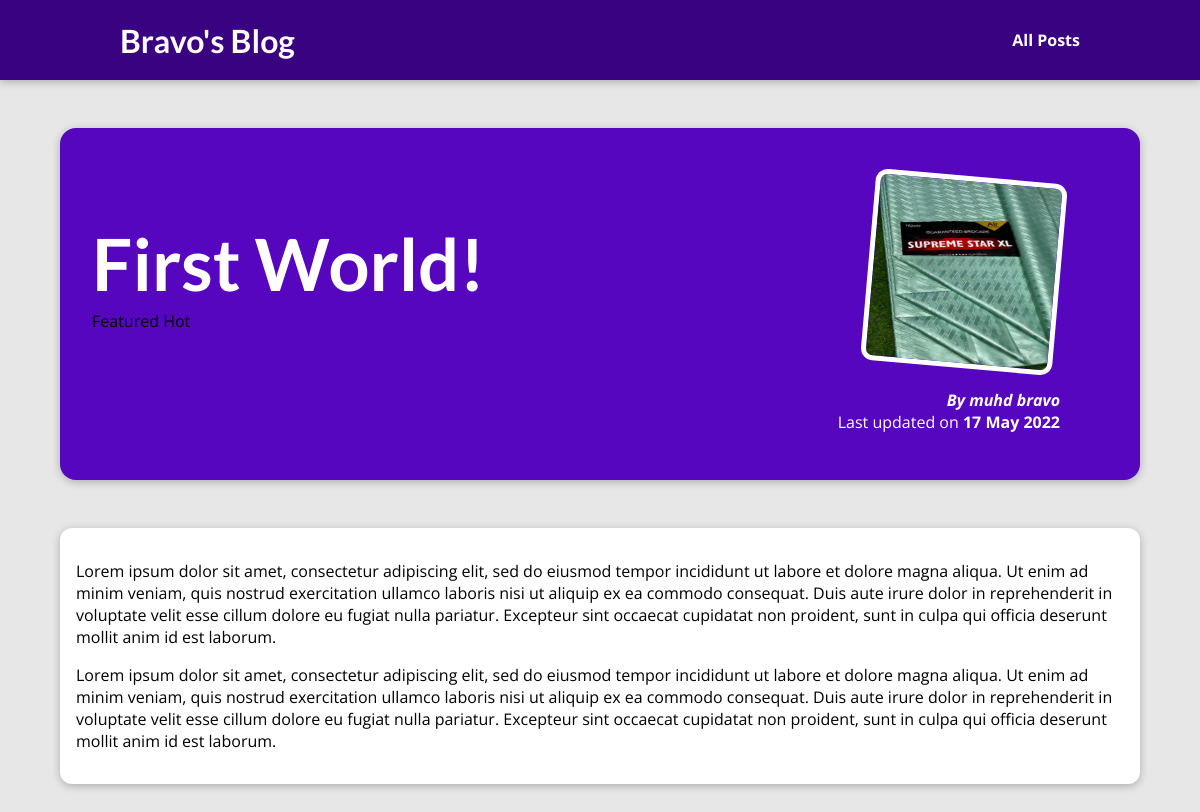
Page /posts/first-world on the committed database.
### blog/models.py (models this page shows, shortened)
class Post(models.Model):
    title = models.CharField(max_length=150)
    excerpt = models.CharField(max_length=200)
    image_name = models.CharField(max_length=100)
    date = models.DateField(auto_now=True)
    slug = models.SlugField(unique=True, db_index=True)
    content = models.TextField(validators=[MinLengthValidator(10)])
    author = models.ForeignKey(
        Author, on_delete=models.SET_NULL, null= True, related_name='posts')
    tags = models.ManyToManyField(Tag)

class Tag(models.Model):
    caption = models.CharField(max_length=20)

class Author(models.Model):
    first_name = models.CharField(max_length=100)
    last_name = models.CharField(max_length=100)
    email_address = models.EmailField()
    def fullname(self):
        return f"{self.first_name} {self.last_name}"
    def __str__(self):
        return self.fullname()

### blog/views.py (the view)
# urls.py: path('posts/<slug:slug>', views.view_post, name="view-post")
def view_post(request, slug):
    identified_post = get_object_or_404(Post, slug=slug)
    return render(request, 'blog/post-detail.html', {
        "post": identified_post,
        'post_tags': identified_post.tags.all()
    })

### blog/templates/blog/post-detail.html (shortened to what this page needs)
{% extends 'base.html' %}
{% load static %}
{% block css_files %}
    <link rel="stylesheet" href="{% static 'blog/post-detail.css' %}">
{% endblock %}
{% block page_content %}
    <section id ='summary'>
        <h2>{{ post.title }}</h2>
        <div>
            {%for tag in post_tags %}
            <span>{{tag.caption}}</span>
            {% endfor%}
        </div>
        <article>
            <img src="{% static 'blog/images/'|add:post.image_name %}" alt="Post Title">
            <address>By <a href="mailto:{{ post.author.email_address}}">{{ post.author }}</a></address>
            <div>
                Last updated on <time>{{ post.date|date:"d M Y" }}</time>
            </div>
        </article>
    </section>
    <main>
        {{post.content|linebreaks}}
    </main>
{% endblock page_content %}

### templates/base.html (shortened to what this page needs)
{% load static %}
<!DOCTYPE html>
<html lang="en">
<head>
    <link rel="stylesheet" href="{% static 'styles.css' %}">
    {% block css_files %}{% endblock css_files %}
</head>
<body>
    <header id='main-navigation'>
        <h1><a href="{% url 'index' %}">Bravo's Blog</a></h1>
        <nav><a href="{% url 'posts' %}">All Posts</a></nav>
    </header>
    {% block page_content %}
    {% endblock page_content %}
</body>
</html>

### static/styles.css (style rules this page uses)
* { box-sizing: border-box; }
html { font-family: 'Open Sans', 'Lato', sans-serif; }
body { margin: 0; }
h1, h2, h3 { font-family: 'Lato', sans-serif; font-weight: bold; }
#main-navigation { width: 100%; height: 5rem; display: flex; justify-content: space-between; align-items: center; padding: 0 10%; position: absolute; top: 0; left: 0; }
#main-navigation a { text-decoration: none; color: white; font-weight: bold; }

### blog/static/blog/post-detail.css (style rules this page uses)
body { background-color: #e7e7e7; }
#main-navigation { background-color: #390281; box-shadow: 0 2px 8px rgba(0, 0, 0, 0.25); }
#summary { margin: 8rem auto 3rem auto; padding: 2rem; width: 90%; max-width: 90rem; border-radius: 16px; background-color: #5706c0; position: relative; box-shadow: 0 2px 8px rgba(0, 0, 0, 0.25); height: 22rem; }
#summary h2 { color: white; font-size: 4.5rem; margin-bottom: 0.25rem; }
#summary article { position: absolute; top: 2rem; right: 3rem; padding: 1rem 2rem; border-radius: 12px; text-align: right; color: white; }
#summary article img { width: 12rem; height: 12rem; border-radius: 12px; transform: rotateZ(5deg); border: 5px solid white; margin-bottom: 1rem; }
#summary address { font-weight: bold; }
#summary a { color: white; text-decoration: none; }
#summary time { font-weight: bold; }
main { width: 90%; max-width: 90rem; margin: 3rem auto; background-color: white; padding: 1rem; border-radius: 12px; box-shadow: 0 2px 8px rgba(0, 0, 0, 0.25); }

### rows in the picture
Post: title "First World!", image_name (picture), author "muhd bravo", date "17 May 2022", content "Lorem ipsum dolor sit amet, consectetur adipiscing elit, sed do eiusmod tempor incididunt ut labore et dolore magna aliqua. Ut enim ad minim veniam, quis nostrud exercitation ullamco laboris nisi ut aliquip ex ea commodo consequat. Duis aute irure dolor in reprehenderit in voluptate velit esse cillum dolore eu fugiat nulla pariatur. Excepteur sint occaecat cupidatat non proident, sunt in culpa qui officia deserunt mollit anim id est laborum. Lorem ipsum dolor sit amet, consectetur adipiscing elit, sed do eiusmod tempor incididunt ut labore et dolore magna aliqua. Ut enim ad minim veniam, quis nostrud exercitation ullamco laboris nisi ut aliquip ex ea commodo consequat. Duis aute irure dolor…"
Tag: caption "Featured"
Tag: caption "Hot"
